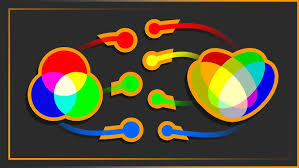
#> input picture img.png, 299 x 168 px
$ python LocalandGlobalHistogram.py
#> lines starting #> are read from the running program, lines starting #| are printed output that depends on the picture
import cv2
import numpy as np
image = cv2.imread('img.png', cv2.IMREAD_GRAYSCALE)
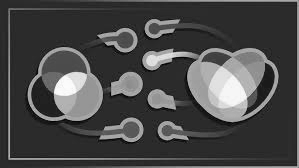
#> image: shape (168, 299); min 0, max 253, mean 72.8
clahe = cv2.createCLAHE(clipLimit=2.0, tileGridSize=(5,5))
equalized_image = clahe.apply(image)
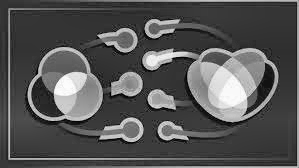
#> equalized_image: shape (168, 299); min 1, max 254, mean 84.8
gequ_image = cv2.equalizeHist(image)
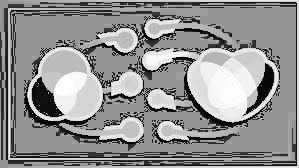
#> gequ_image: shape (168, 299); min 0, max 255, mean 144.7
cv2.imshow('Original Image', image)
cv2.imshow('Locally Equalized Image', equalized_image)
cv2.imshow('Globally Equalized Image', gequ_image)
cv2.waitKey(0)
cv2.destroyAllWindows()
